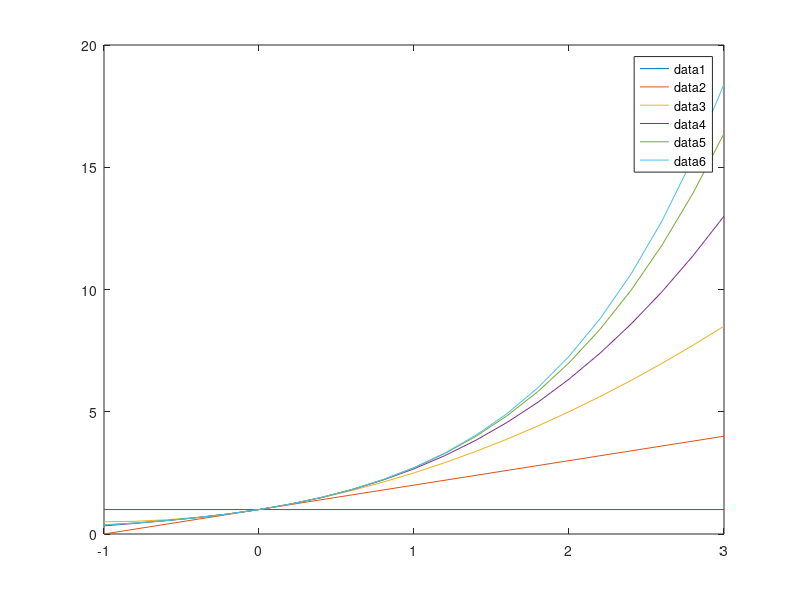

This figure's MATLAB source:
# exercise 3
# for x0 = 0 => Taylor's polynomial is (Pn)(x) = sum (k=0->n) x^k / k!

x = -1:0.2:3;

fact = 1;
Pn = 0;

for k = 0:5
    if (k > 0)
      fact = fact * k;
    endif
    
    Pn = Pn + x .^ k / fact;
    plot(x, Pn);
    hold on;
endfor
legend("show");